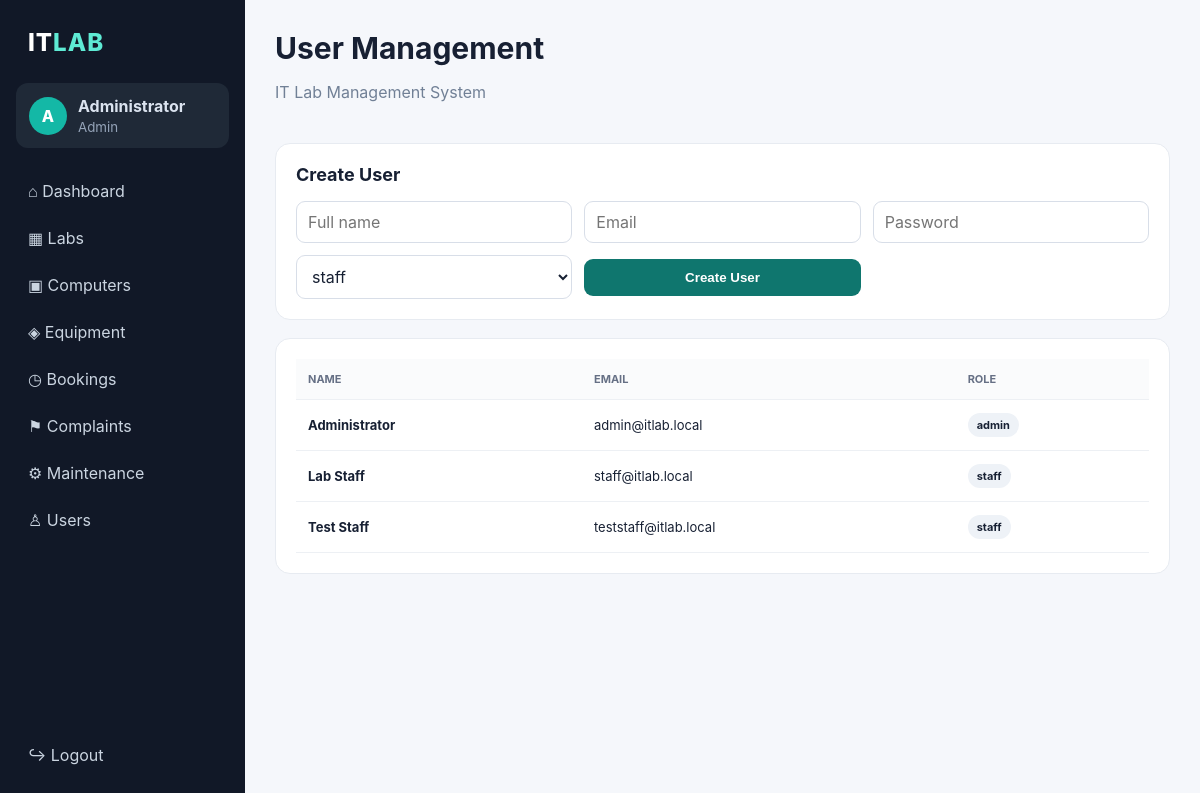
The app's page /users (signed in) with its own data.
### tables this page shows
CREATE TABLE users (
        id INTEGER PRIMARY KEY AUTOINCREMENT,
        name TEXT NOT NULL,
        email TEXT UNIQUE NOT NULL,
        password TEXT NOT NULL,
        role TEXT NOT NULL DEFAULT 'staff'
    );

### app.py (the view)
@app.route("/users")
@admin_required
def users():
    conn=get_db()
    rows=conn.execute("SELECT id,name,email,role FROM users ORDER BY id").fetchall()
    conn.close()
    return render_template("users.html", users=rows)

### app.py (called while the page is built)
def get_db():
    conn = sqlite3.connect(DB)
    conn.row_factory = sqlite3.Row
    return conn

def admin_required(f):
    @wraps(f)
    def wrapper(*args, **kwargs):
        if session.get("role") != "admin":
            flash("Admin access required.", "danger")
            return redirect(url_for("dashboard"))
        return f(*args, **kwargs)
    return wrapper

### templates/users.html
{% extends "base.html" %}
{% block heading %}User Management{% endblock %}
{% block content %}
<div class="card"><div class="cardhead"><h2>Create User</h2></div><form class="formgrid" method="post" action="{{url_for('add_user')}}"><input name="name" placeholder="Full name" required><input type="email" name="email" placeholder="Email" required><input name="password" placeholder="Password" required><select name="role"><option>staff</option><option>admin</option></select><button class="btn primary">Create User</button></form></div>
<div class="card"><div class="tablewrap"><table><thead><tr><th>Name</th><th>Email</th><th>Role</th></tr></thead><tbody>{% for u in users %}<tr><td><b>{{u.name}}</b></td><td>{{u.email}}</td><td><span class="badge">{{u.role}}</span></td></tr>{% endfor %}</tbody></table></div></div>
{% endblock %}

### templates/base.html (shortened to what this page needs)
<!doctype html>
<html lang="en">
<head>
<link rel="stylesheet" href="{{ url_for('static', filename='style.css') }}">
</head>
<body>
{% if session.get('user_id') %}
<div class="app">
<aside class="sidebar">
  <div class="brand">IT<span>LAB</span></div>
  <div class="userbox"><div class="avatar">{{ session.get('name','U')[0] }}</div><div><b>{{session.get('name')}}</b><small>{{session.get('role')|capitalize}}</small></div></div>
  <nav>
    <a href="{{url_for('dashboard')}}">⌂ Dashboard</a>
    <a href="{{url_for('labs')}}">▦ Labs</a>
    <a href="{{url_for('computers')}}">▣ Computers</a>
    <a href="{{url_for('equipment')}}">◈ Equipment</a>
    <a href="{{url_for('bookings')}}">◷ Bookings</a>
    <a href="{{url_for('complaints')}}">⚑ Complaints</a>
    <a href="{{url_for('maintenance')}}">⚙ Maintenance</a>
    {% if session.get('role')=='admin' %}<a href="{{url_for('users')}}">♙ Users</a>{% endif %}
  </nav>
  <a class="logout" href="{{url_for('logout')}}">↪ Logout</a>
</aside>
<main class="main">
<header><div><h1>{% block heading %}Dashboard{% endblock %}</h1><p class="muted">IT Lab Management System</p></div><div class="date">{{ now if now else '' }}</div></header>
{% block content %}{% endblock %}
</main>
</div>
{% else %}
{% block auth %}{% endblock %}
{% endif %}
</body>
</html>

### static/style.css (style rules this page uses)
* { box-sizing:border-box }
body { margin:0;font-family:Inter,Segoe UI,Arial,sans-serif;background:#f5f7fb;color:#172033 }
.app { display:flex;min-height:100vh }
.sidebar { width:245px;background:#111827;color:#dbe3ef;padding:24px 16px;display:flex;flex-direction:column;position:fixed;inset:0 auto 0 0 }
.brand { font-size:24px;font-weight:800;letter-spacing:1px;padding:4px 12px 26px;color:#fff }
.brand span { color:#5eead4 }
.userbox { display:flex;gap:11px;align-items:center;padding:13px;background:#1f2937;border-radius:12px;margin-bottom:22px }
.avatar { width:38px;height:38px;border-radius:50%;display:grid;place-items:center;background:#14b8a6;color:white;font-weight:800 }
.userbox small { display:block;color:#94a3b8;margin-top:3px }
nav { display:grid;gap:5px }
nav a,.logout { color:#cbd5e1;text-decoration:none;padding:11px 12px;border-radius:9px }
.logout { margin-top:auto }
.main { margin-left:245px;padding:30px;max-width:1500px;width:calc(100% - 245px) }
header { display:flex;justify-content:space-between;align-items:start;margin-bottom:25px }
h1 { margin:0 0 3px;font-size:30px }
h2 { margin:0;font-size:18px }
.muted,small { color:#718096 }
.card { background:white;border:1px solid #e7ebf1;border-radius:15px;padding:20px;margin-bottom:18px }
.cardhead { display:flex;justify-content:space-between;align-items:center;margin-bottom:16px }
.badge { display:inline-block;background:#eef2f7;border-radius:999px;padding:5px 9px;font-size:11px;font-weight:700 }
.tablewrap { overflow:auto }
table { width:100%;border-collapse:collapse;min-width:760px }
th,td { text-align:left;padding:13px 12px;border-bottom:1px solid #edf0f4;font-size:13px }
th { font-size:11px;text-transform:uppercase;color:#667085;background:#fafbfc }
.formgrid { display:grid;grid-template-columns:repeat(3,1fr);gap:12px;align-items:center }
input,select,textarea { width:100%;border:1px solid #d8dee8;border-radius:9px;padding:10px 11px;background:#fff;color:#172033;font:inherit }
.btn { border:0;border-radius:9px;padding:11px 16px;font-weight:700;cursor:pointer }
.primary { background:#0f766e;color:white }

### records on screen
users: get "Administrator", get "Admin", name "Administrator", email "admin@itlab.local", role "admin"
users: name "Lab Staff", email "staff@itlab.local", role "staff"
users: name "Test Staff", email "teststaff@itlab.local", role "staff"

### other values on screen
{{ session.get('name','U')[0] }} "A"
